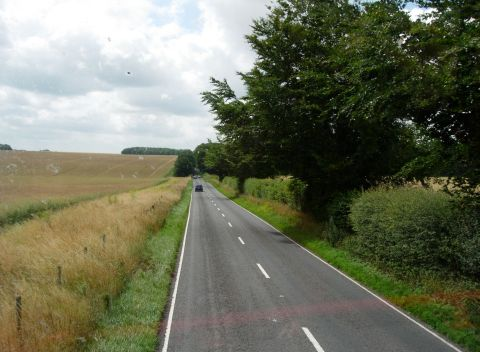
#> input picture opencv_basic/images/road.jpg, 480 x 352 px
$ python image_encoding.py
#> lines starting #> are read from the running program, lines starting #| are printed output that depends on the picture
#!/usr/bin/env python

import cv2
import numpy as np

image_name = "road"

def main():

	print("Read an image ...")
	image = cv2.imread("./images/"+image_name+".jpg", cv2.IMREAD_COLOR)
#> image is the input picture: shape (352, 480, 3); mean B, G, R 93.6, 114.3, 111.1
	height, width, channel = image.shape
#> height = 352; width = 480; channel = 3
	print("The shape of the image: %s" % str(image.shape))
#| The shape of the image: (352, 480, 3)
	print("Split the image into three(BGR) channels.")
	blue, green, red = cv2.split(image)
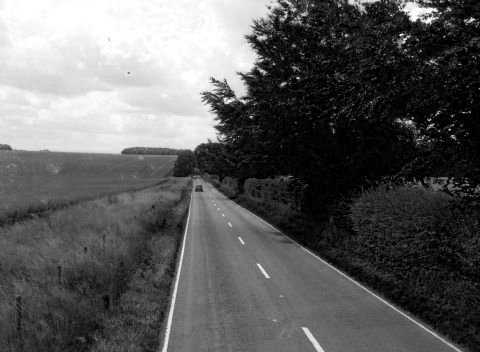
#> blue: shape (352, 480); min 0, max 255, mean 93.6
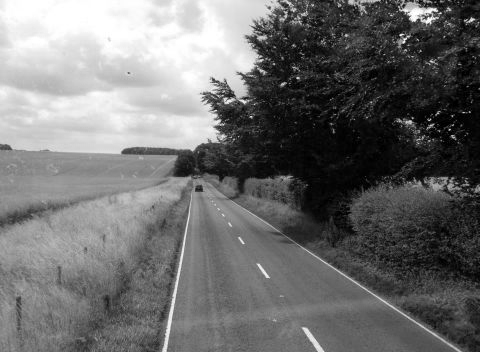
#> red: shape (352, 480); min 0, max 255, mean 111.1

	cv2.imshow("Original Image", image)
	#cv2.moveWindow("Original Image", 0, 0)

	print("Convert the image to grayscale.")
	gray_image = cv2.cvtColor(image, cv2.COLOR_BGR2GRAY)
	print("The shape of the gray image: %s" % str(gray_image.shape))
#| The shape of the gray image: (352, 480)
	cv2.imshow("Gray Image", gray_image)

	print("The content of a gray image.")
	print(gray_image)
#> (printed output is left out)

	print("Display the image in Blue channel.")
	cv2.imshow("Blue Channel", blue)
	cv2.moveWindow("Blue Channel", 0, height)

	print("Display the image in Green channel.")
	cv2.imshow("Green Channel", green)
	cv2.moveWindow("Green Channel", 0, height)

	print("Display the image in Red channel.")
	cv2.imshow("Red Channel", red)
	cv2.moveWindow("Red Channel", 0, height)

	bgr_image_combine = np.concatenate((blue, green, red), axis=1)
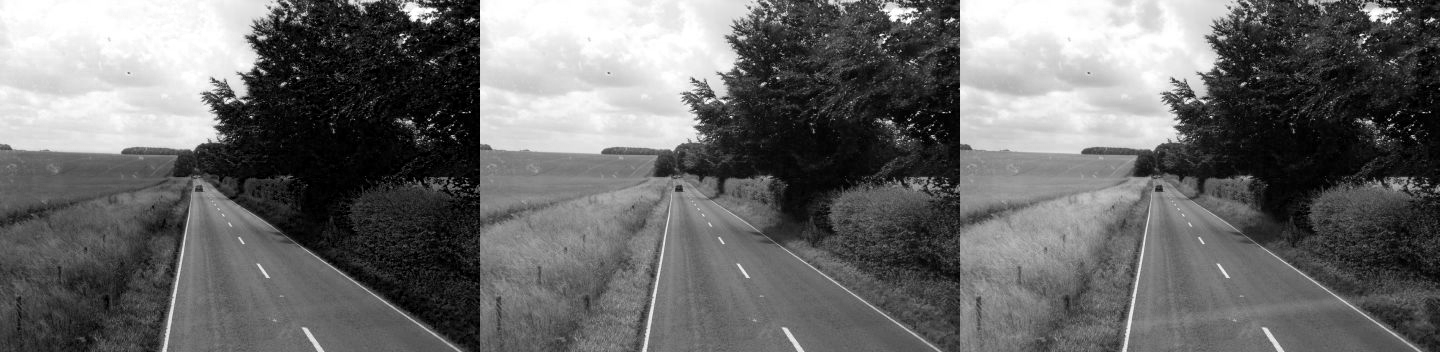
#> bgr_image_combine: shape (352, 1440); min 0, max 255, mean 106.4
	cv2.imshow("Blue, Green, Red Image", bgr_image_combine)
	cv2.moveWindow("Blue, Green, Red Image", 0, height)


	# Hue: indicate the type of color that we see in a 360 degree format
	# Saturation: indicate how saturated an individual color is
	# Value: indicate how luminous the channel is

	print("Split the image into Hue, Saturation and Value channels.")
	hsv_image = cv2.cvtColor(image, cv2.COLOR_BGR2HSV)
#> hsv_image: shape (352, 480, 3); mean H, S, V 47.6, 92.9, 118.1
	h,s,v = cv2.split(hsv_image)
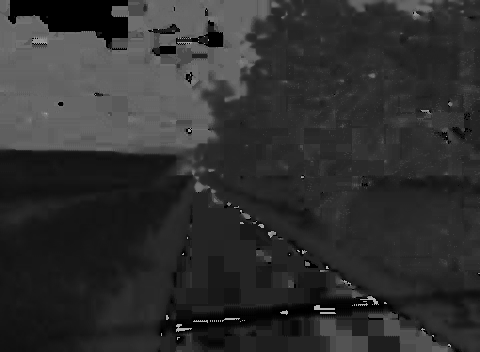
#> h: shape (352, 480); min 0, max 179, mean 47.6
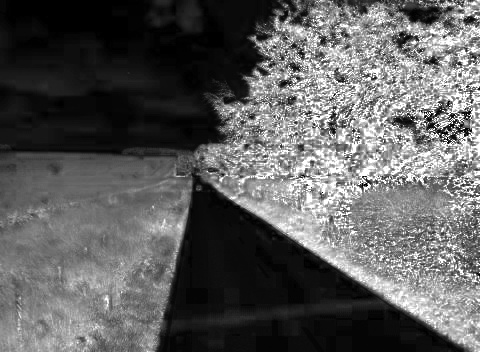
#> s: shape (352, 480); min 0, max 255, mean 92.9
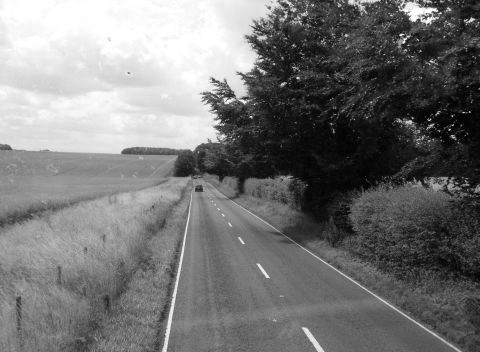
#> v: shape (352, 480); min 0, max 255, mean 118.1

	# Show H, S, V channel in one window
	hsv_image_combine = np.concatenate((h,s,v), axis=1)
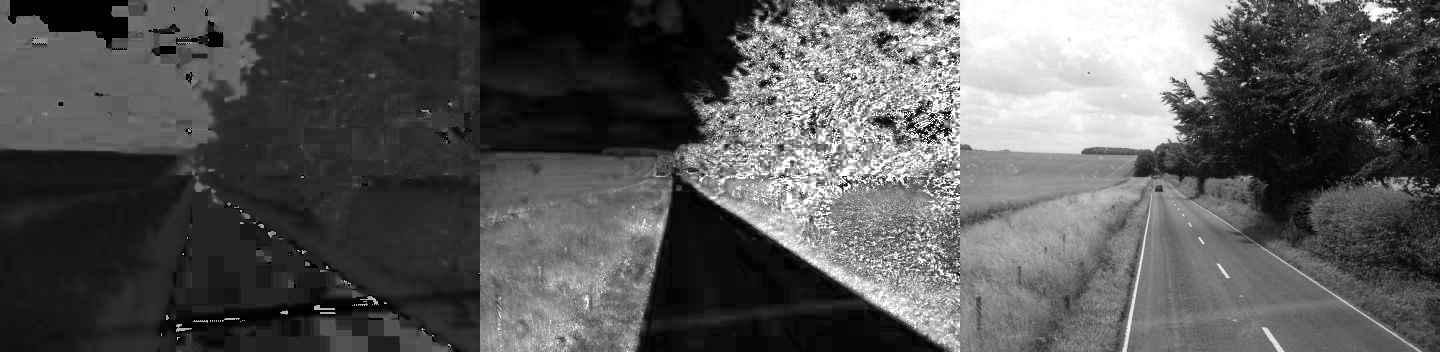
#> hsv_image_combine: shape (352, 1440); min 0, max 255, mean 86.2
	cv2.imshow("Hue, Saturation, Value Image", hsv_image_combine)
	cv2.moveWindow("Hue, Saturation, Value Image", 0, height)


	print("Press any key inside the image to quit ...")
	cv2.waitKey(0)


if __name__ == '__main__':
	main()

$ run again, with opencv_basic/images/polar.jpg copied over opencv_basic/images/road.jpg
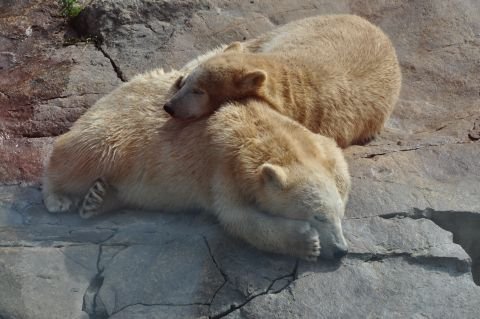
#> input picture opencv_basic/images/polar.jpg, 480 x 319 px
#> in main, image is the input picture: shape (319, 480, 3); mean B, G, R 101.6, 109.4, 116.3
#| The shape of the image: (319, 480, 3)
#| The shape of the gray image: (319, 480)
#> (printed output is left out)
#> hsv_image: shape (319, 480, 3); mean H, S, V 44.3, 46.9, 119.9
#> in main, `h,s,v = cv2.split(hsv_image)`:
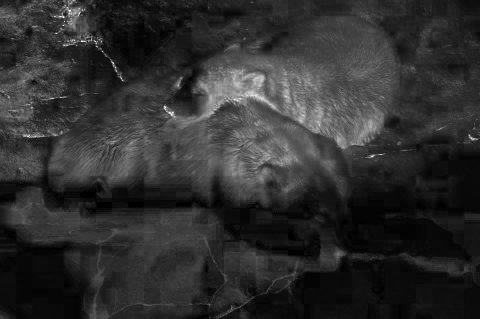
#> s: shape (319, 480); min 0, max 255, mean 46.9
#> in main, `hsv_image_combine = np.concatenate((h,s,v), axis=1)`:
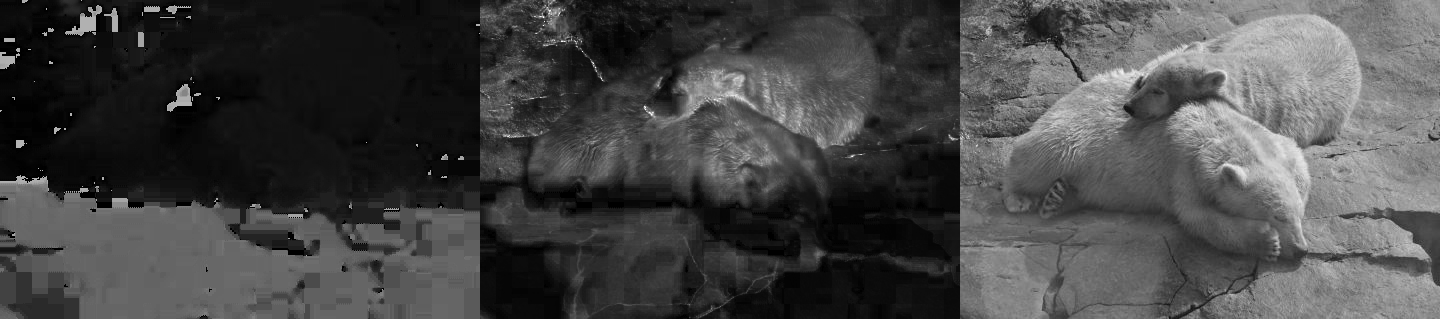
#> hsv_image_combine: shape (319, 1440); min 0, max 255, mean 70.4

$ run again, with opencv_basic/images/tennisball02.jpg copied over opencv_basic/images/road.jpg
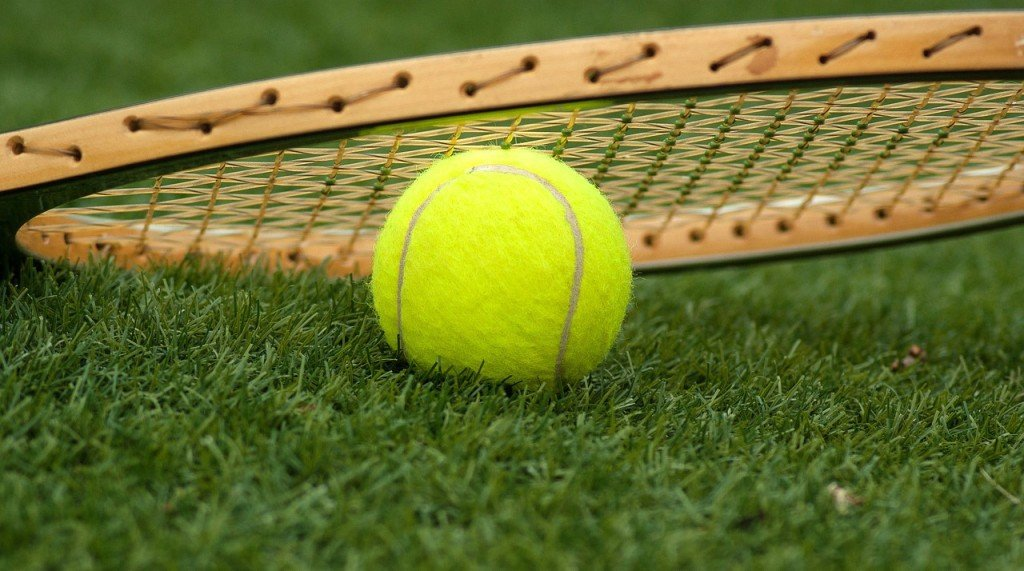
#> input picture opencv_basic/images/tennisball02.jpg, 1024 x 571 px
#> in main, image is the input picture: shape (571, 1024, 3); mean B, G, R 46.1, 113.9, 106.4
#| The shape of the image: (571, 1024, 3)
#| The shape of the gray image: (571, 1024)
#> (printed output is left out)
#> hsv_image: shape (571, 1024, 3); mean H, S, V 35.4, 166.3, 122.7
#> in main, `h,s,v = cv2.split(hsv_image)`:
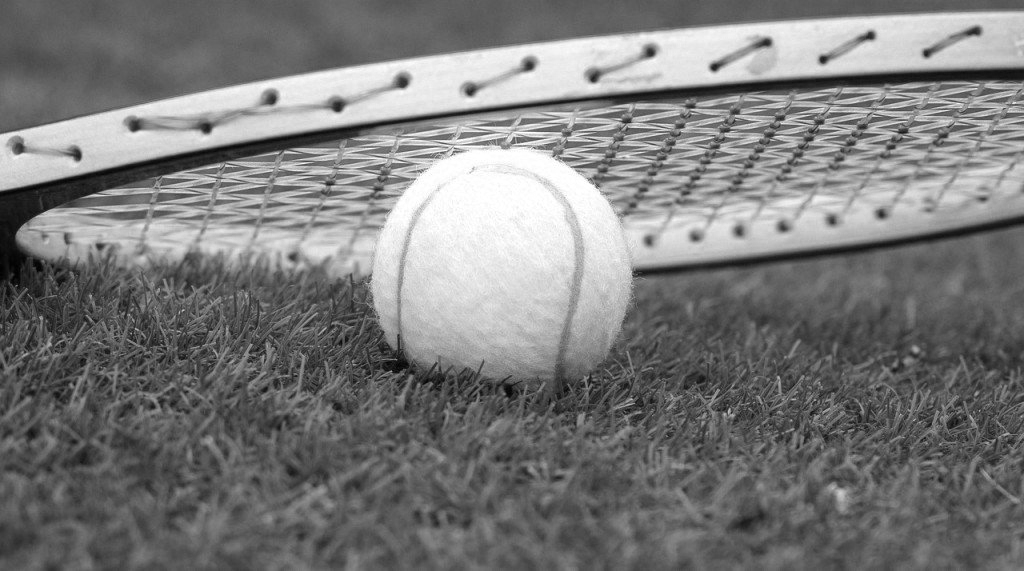
#> v: shape (571, 1024); min 1, max 255, mean 122.7
#> in main, `hsv_image_combine = np.concatenate((h,s,v), axis=1)`:
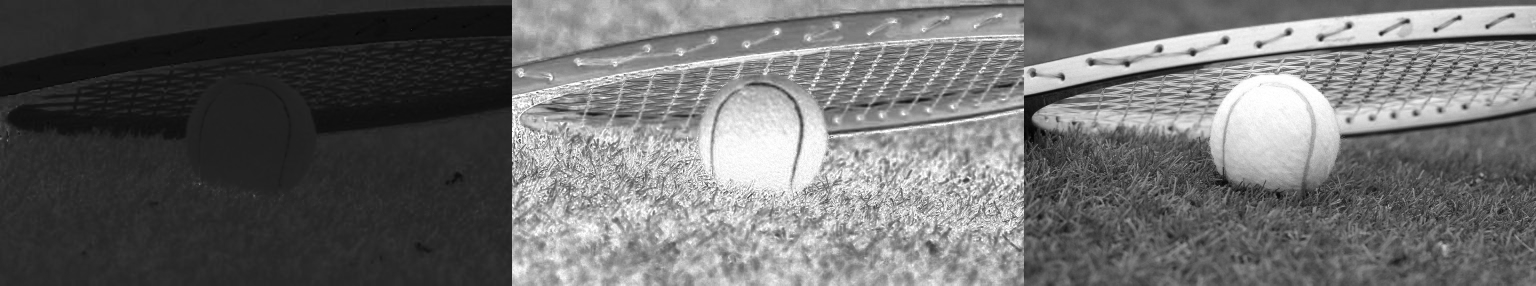
#> hsv_image_combine: shape (571, 3072) (shown at 1/2 size); min 0, max 255, mean 108.1
